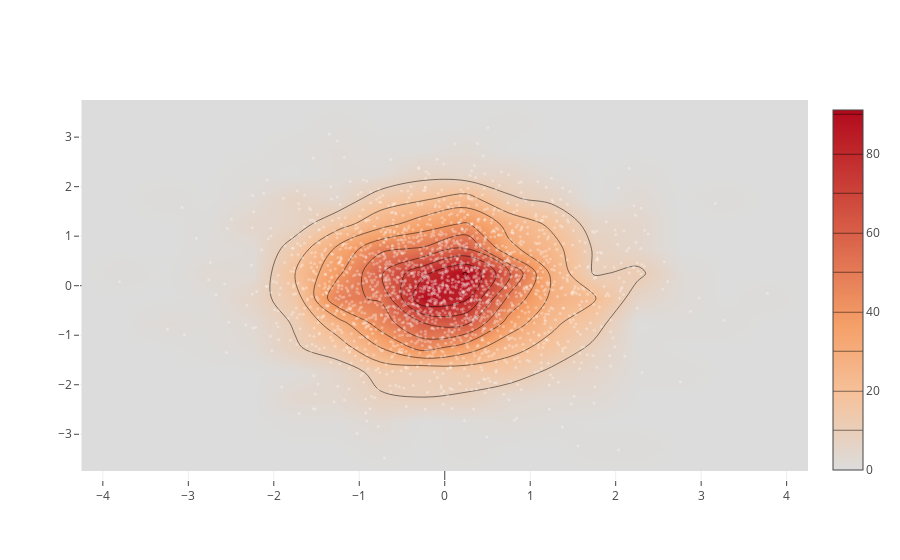

Write notebook code for a chart like this one.
### Code cell
# Scatter plot with heatmap
x = np.random.randn(2000)
y = np.random.randn(2000)
plotly.offline.iplot([Histogram2dContour(x=x, y=y, contours=Contours(coloring='heatmap')),
       Scatter(x=x, y=y, mode='markers', marker=Marker(color='white', size=3, opacity=0.3))], show_link=False)

### Figure 1 — Plotly figure (JSON) as saved in the notebook; plotly's stock layout.template omitted (floating-point values rounded to 4 significant figures; data arrays with more than 128 entries replaced by an {"elided": "..."} marker saying what was removed)
{"data": [{"contours": {"coloring": "heatmap"}, "type": "histogram2dcontour", "x": {"elided": "2000 float values"}, "y": {"elided": "2000 float values"}}, {"marker": {"color": "white", "opacity": 0.3, "size": 3}, "mode": "markers", "type": "scatter", "x": {"elided": "2000 float values"}, "y": {"elided": "2000 float values"}}], "layout": {}}
